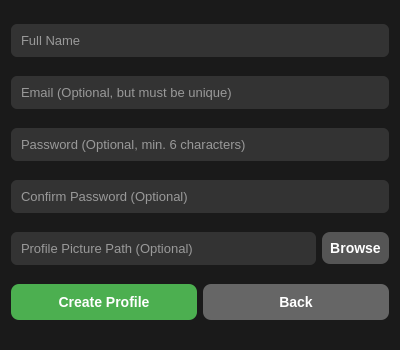
<?xml version="1.0" encoding="UTF-8"?>
<ui version="4.0">
 <class>RegisterDialog</class>
 <widget class="QDialog" name="RegisterDialog">
  <property name="geometry">
   <rect><x>0</x><y>0</y><width>400</width><height>350</height></rect>
  </property>
  <property name="windowTitle"><string>Register Profile</string></property>
  <property name="styleSheet"><string>QDialog { background:#1a1a1a; }
QLineEdit { background:#333; color:white; border-radius:6px; padding:8px; font-size:13px; }
QPushButton { background:#4CAF50; color:white; border-radius:8px; padding:10px; font-weight:bold; font-size:14px; }
QPushButton#backBtn { background:#666; }
QPushButton#browseBtn { background:#555; padding: 8px; }

/* --- Style for Delete Button --- */ <!--This is for line 155 in movie_oraganizer.py-->
QPushButton#deleteBtn {
    background-color: #d9534f;
    color: white;
}
QPushButton#deleteBtn:hover {
    background-color: #c9302c;
}

/* --- Style for Remove Password Button --- */
QPushButton#removePassBtn {
    background-color: #d97706;
    color: white;
}
QPushButton#removePassBtn:hover {
    background-color: #b45309;
}
</string></property>
  <layout class="QVBoxLayout" name="verticalLayout">

   <item><widget class="QLineEdit" name="fullnameEdit">
     <property name="placeholderText"><string>Full Name</string></property>
   </widget></item>

   <item><widget class="QLineEdit" name="emailEdit">
     <property name="placeholderText"><string>Email (Optional, but must be unique)</string></property>
   </widget></item>

   <item><widget class="QLineEdit" name="passwordEdit">
     <property name="placeholderText"><string>Password (Optional, min. 6 characters)</string></property>
     <property name="echoMode"><enum>QLineEdit::Password</enum></property>
   </widget></item>

   <item><widget class="QLineEdit" name="confirmEdit">
     <property name="placeholderText"><string>Confirm Password (Optional)</string></property>
     <property name="echoMode"><enum>QLineEdit::Password</enum></property>
   </widget></item>

   <item>
    <layout class="QHBoxLayout">
     <item><widget class="QLineEdit" name="profilePath">
       <property name="placeholderText"><string>Profile Picture Path (Optional)</string></property>
     </widget></item>
     <item><widget class="QPushButton" name="browseBtn">
       <property name="text"><string>Browse</string></property>
     </widget></item>
    </layout>
   </item>

   <item>
    <!-- objectName added here -->
    <layout class="QHBoxLayout" name="buttonLayout">
     <item><widget class="QPushButton" name="registerBtn">
       <property name="text"><string>Create Profile</string></property>
     </widget></item>
     <item><widget class="QPushButton" name="backBtn">
       <property name="text"><string>Back</string></property>
     </widget></item>
    </layout>
   </item>

  </layout>
 </widget>
 <resources/>
 <connections/>
</ui>
